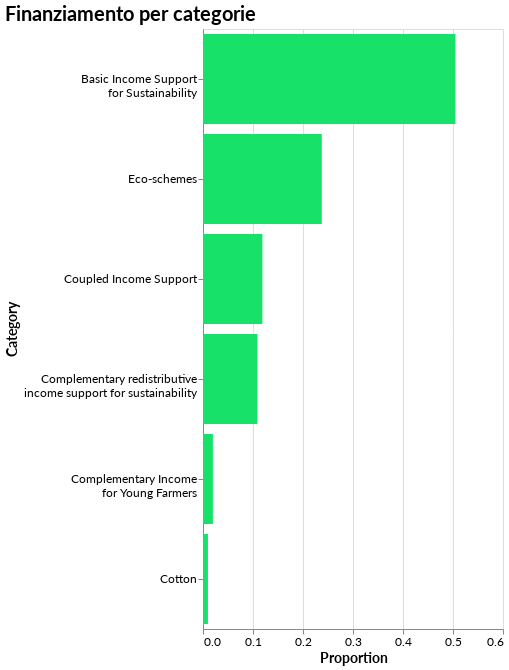

Notebook source saved alongside this figure:
### Code cell
## FINANZIAMENTI TOTALI PAC: CATEGORIE

data = {
    "Category": [
        "Eco-schemes",
        ["Basic Income Support", "for Sustainability"],
        "Cotton",
        ["Complementary redistributive", "income support for sustainability"],
        ["Complementary Income", "for Young Farmers"],
        "Coupled Income Support"
    ],
    "Series 1": [24, 51, 1, 11, 2, 12],
    "Total": [101] * 6,
    "Proportion": [0.237624, 0.504950, 0.009901, 0.108911, 0.019802, 0.118812]
}

eagf_numb = pd.DataFrame(data)

chart = alt.Chart(eagf_numb).mark_bar(
    color="#18E169"
).encode(
    y=alt.Y('Category:N', title='Category', sort="-x"),
    x=alt.X('Proportion:Q', title='Proportion', scale=alt.Scale(domain=[0, 0.6])),
    tooltip=[
        alt.Tooltip("Proportion:Q", title="Proportion")
    ]
).properties(
    width="container",
    height=600,
    title='Finanziamento per categorie'
).configure_axis(
    labelAngle=0
)

chart.show()

### Figure 1 — Vega-Lite specification as saved in the notebook (floating-point values rounded to 4 significant figures)
{"config": {"background": "transparent", "title": {"font": "Lato", "fontSize": 20, "anchor": "start", "color": "black"}, "axis": {"labelFont": "Lato", "titleFont": "Lato", "labelFontSize": 12, "titleFontSize": 14, "labelAngle": 0}}, "data": {"name": "data-aec11d41f0c1b250ccc3e60af3f4ac28"}, "mark": {"type": "bar", "color": "#18E169"}, "encoding": {"tooltip": [{"field": "Proportion", "title": "Proportion", "type": "quantitative"}], "x": {"field": "Proportion", "scale": {"domain": [0, 0.6]}, "title": "Proportion", "type": "quantitative"}, "y": {"field": "Category", "sort": "-x", "title": "Category", "type": "nominal"}}, "height": 600, "title": "Finanziamento per categorie", "width": "container", "$schema": "https://vega.github.io/schema/vega-lite/v5.17.0.json", "datasets": {"data-aec11d41f0c1b250ccc3e60af3f4ac28": [{"Category": "Eco-schemes", "Series 1": 24, "Total": 101, "Proportion": 0.2376}, {"Category": ["Basic Income Support", "for Sustainability"], "Series 1": 51, "Total": 101, "Proportion": 0.505}, {"Category": "Cotton", "Series 1": 1, "Total": 101, "Proportion": 0.009901}, {"Category": ["Complementary redistributive", "income support for sustainability"], "Series 1": 11, "Total": 101, "Proportion": 0.1089}, {"Category": ["Complementary Income", "for Young Farmers"], "Series 1": 2, "Total": 101, "Proportion": 0.0198}, {"Category": "Coupled Income Support", "Series 1": 12, "Total": 101, "Proportion": 0.1188}]}}
